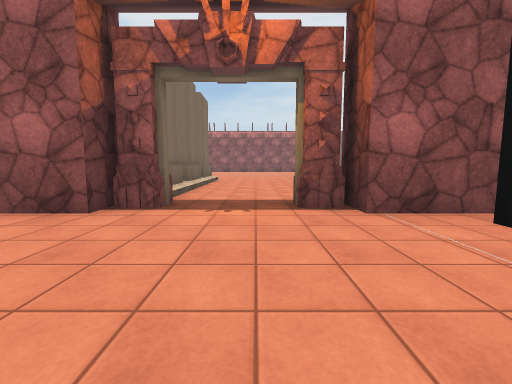
View 1 (above)

22 first-person views from a walk through a Unity game level. The camera is 1.2 m above the floor, tilts 6° down and sees 90° across. Doors are open. The floor is counted in squares, 2 m on a side. Each view is taken from the middle of a square. On the plan, view 1 faces up. The plan holds only what a view shows up to about 9 squares ahead; the rest is blank. The place goes on beyond the plan. The player is left out. Some animated figures are left out. Some surface patterns are stand-ins.

View 2
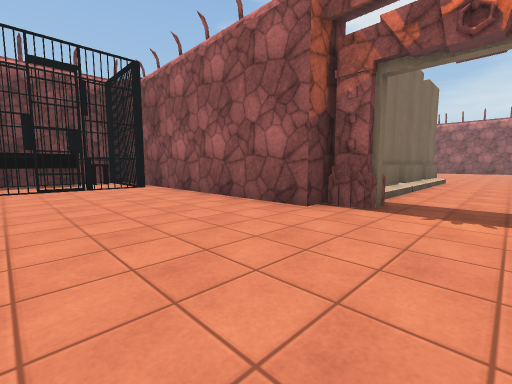

View 3
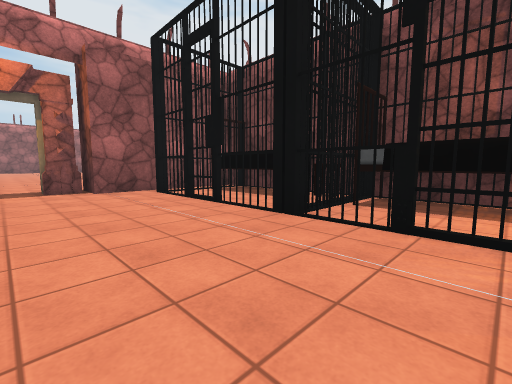

View 4
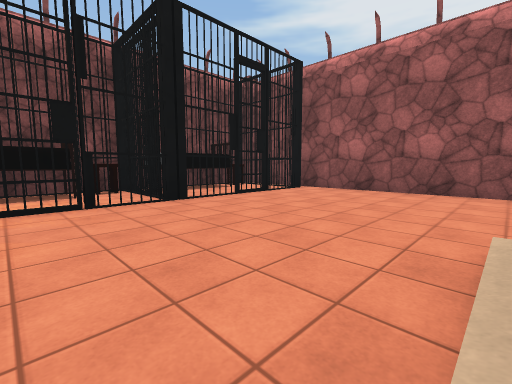

View 5
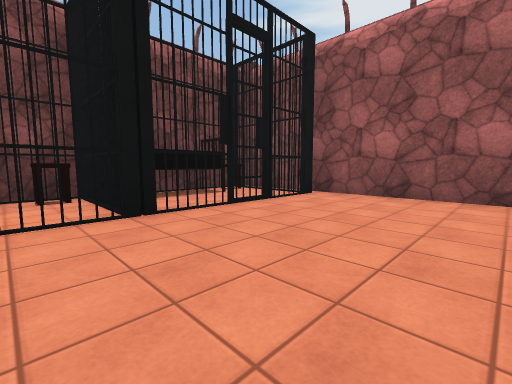

View 6
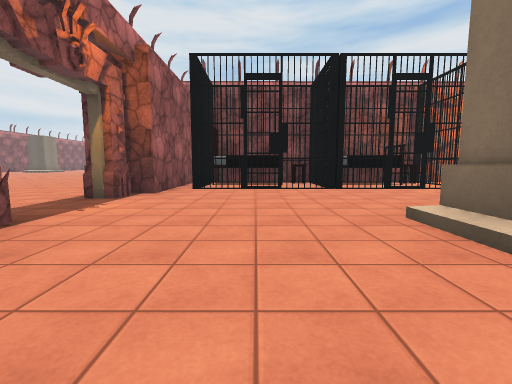

View 7
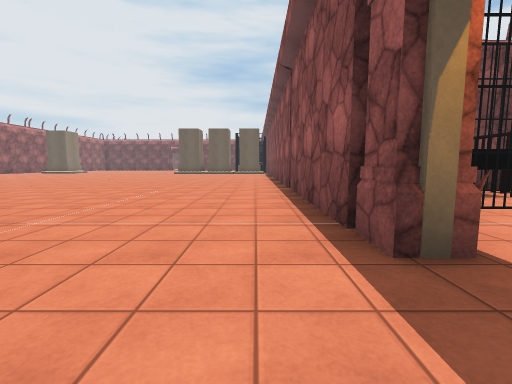

View 8
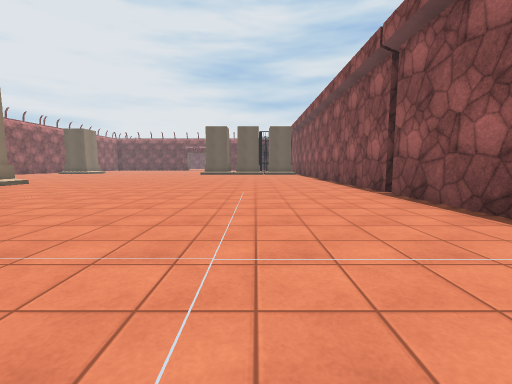

View 9
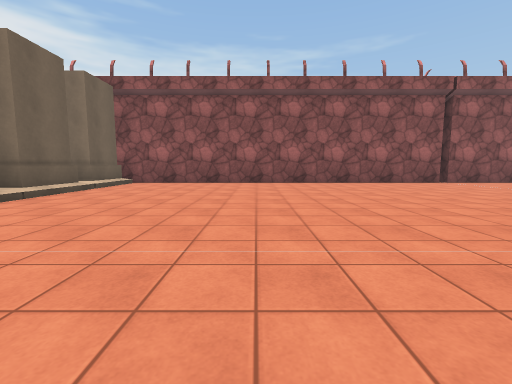

View 10
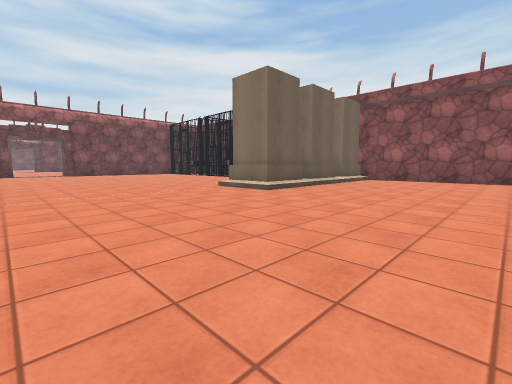

View 11
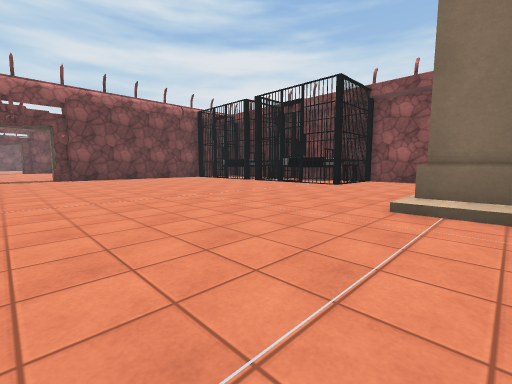

View 12
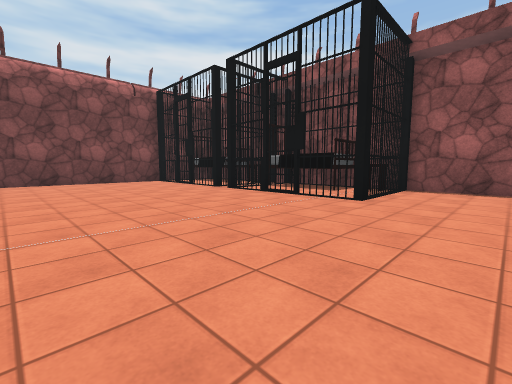

View 13
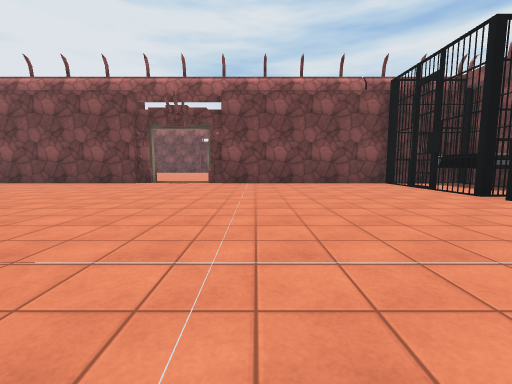

View 14
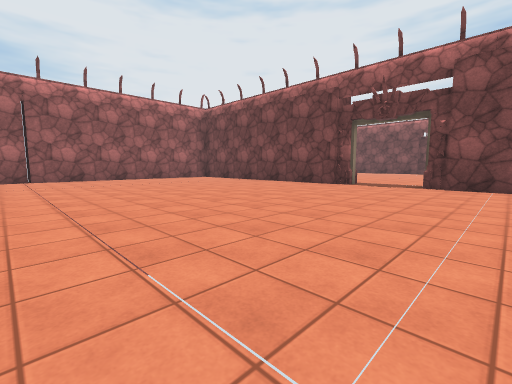

View 15
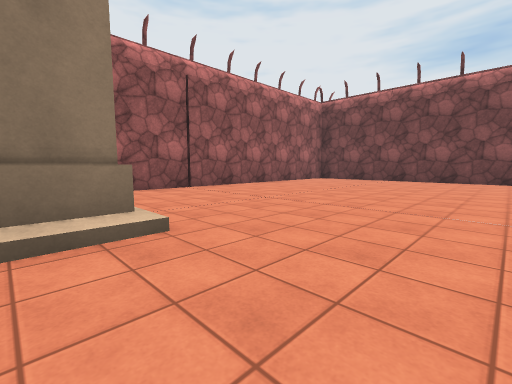

View 16
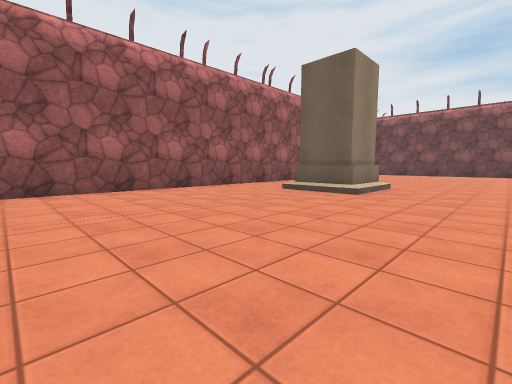

View 17
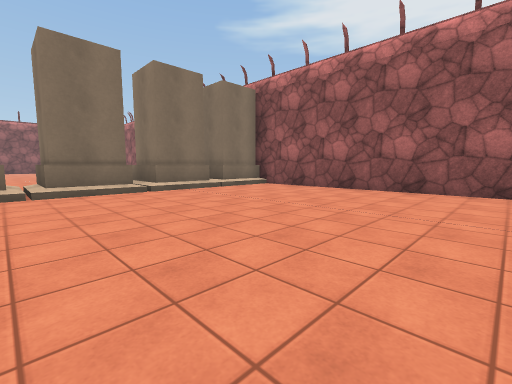

View 18
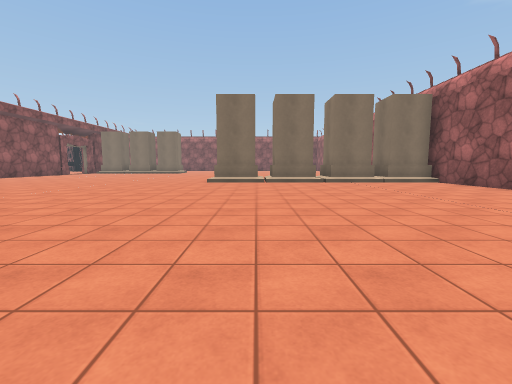

View 19
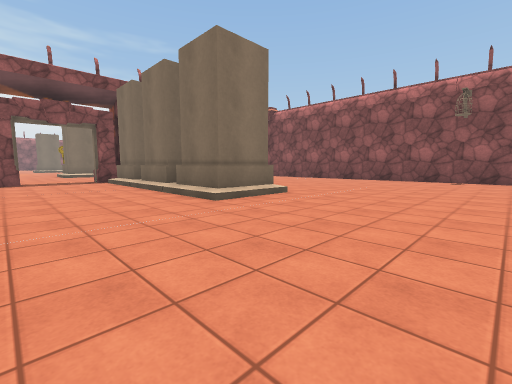

View 20
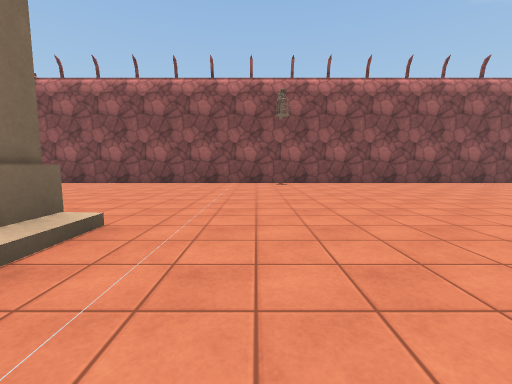

View 21
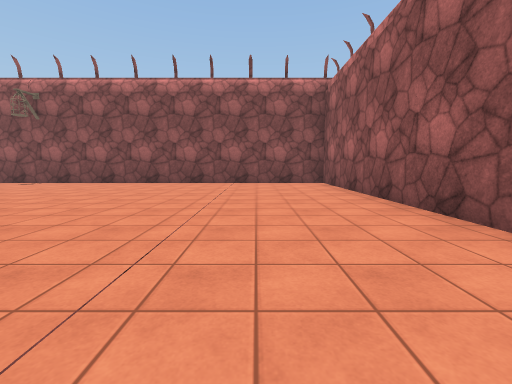

View 22
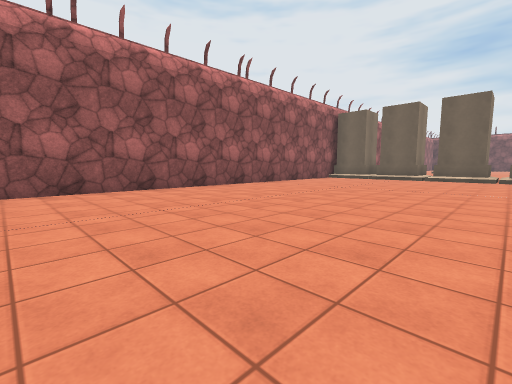

### Floor plan
Key: @ floor where view 1 was taken; # wall or solid block; . floor; / step, stairs or slope; D open door; O other object.
Columns run from 10 left of view 1 to 31 right of it. Each row starts with its distance up from view 1.
 23 #############     ##################
 22 #............    O#.................
 21 #.............   ##..................
 20 #..............   #......../ /........ #
 19 #............... O#........O#O.........#
 18 #................ #....................#
 17 #................O#....................#
 16 #................ #....................#
 15 #......          O#....................#
 14 #...........     ......................D..
 13 #...........    ..........................
 12 #...........   ........................#
 11 #...........  .........................#
 10 #......O#... ..............#O..........#
  9 #......O#..................#O..........#
  8 #....  O#..................#O..........#
  7 #...   O#..................#O..........#
  6 #.      #..................# ..O..OO..O#
  5 #      O#..................#O..OOOOOOOO#
  4 #########DD#############################
  3 #...........####
  2 #O.O........OOO#
  1 #O.O........OOO#
  0 #O.O......@.OOO#
 -1 #OOO.../#... OO#
 -2 #O.O...O  ..OOO#
 -3 #O O....  ..OOO#

Positions as (right, up) in squares from view 1, and headings:
1: (0, 0), facing up
2: (0, 0), facing up-left
3: (0, -3), facing up-right
4: (-3, -3), facing up-left
5: (-4, -2), facing up-left
6: (-4, 1), facing right
7: (-1, 5), facing right
8: (0, 7), facing right
9: (12, 13), facing down
10: (12, 15), facing down-right
11: (17, 14), facing down-right
12: (19, 11), facing down-right
13: (20, 11), facing right
14: (21, 11), facing up-right
15: (18, 16), facing up-right
16: (12, 16), facing up-right
17: (14, 16), facing up-left
18: (17, 16), facing left
19: (1, 14), facing down-left
20: (-1, 12), facing left
21: (-1, 20), facing left
22: (-5, 16), facing up-right
